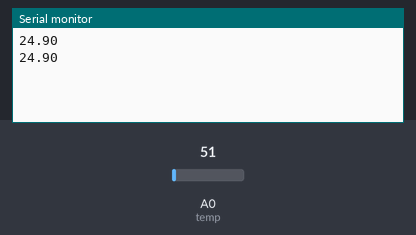
Bench run of a sketch on a simulated Arduino Uno, built with avr-gcc and run on an emulated ATmega328P. On the bench: the last lines printed to the serial monitor. The test bench sets the inputs (shaded band); at power-on: A0 (temp) = 51.

Above: at 2.8 s.
2.9 s: A0 (temp) set to 61
At 5.2 s:
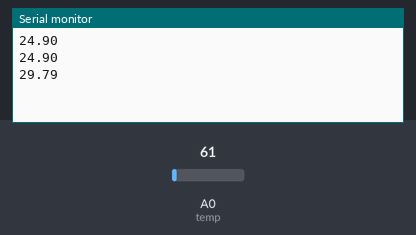
5.6 s: A0 (temp) set to 71
At 6.8 s:
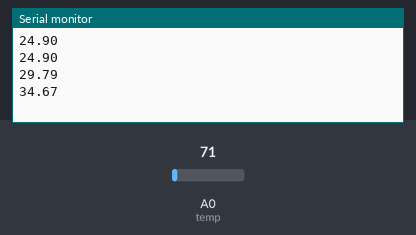
Timing chart, 0 to 8.6 s (numbered marks = the images above; inputs shaded):
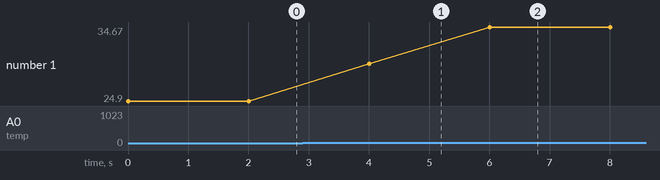

Measured:
- after the input at 2.9 s, the serial monitor: prints a new line after 1.1 s (image 1)
- after the input at 5.6 s, the serial monitor: prints a new line after 0.40 s (image 2)
- plotted number 1: 24.9 → 29.79 after the input at 2.9 s, 29.79 → 34.67 after the input at 5.6 s

The sketch:

Sensor_LM35.ino
```cpp
/*
 MODO DE CONEXIÓN DEL SENSOR

 Conectamos el pin 1 que corresponde a la alimentación del sensor con los 5V del Arduino
 Conectamos el pin 2 que corresponde al pin de datos del sensor con cualquier pin analógico del Arduino A0
 Conectamos el pin 3 que corresponde al pin de masa (GND) del sensor con el pin GND del Arduino

*/

int temp = 0;  //Pin analógico A0 del Arduino donde conectaremos el pin de datos del sensor LM35
float gradosC;  //Declaramos esta variable tipo float para guardar los valores de lectura

void setup()
{
  Serial.begin(9600);  //Iniciamos comunicación serie con el Arduino para ver los resultados del sensor
                       //a través de la consola serie del IDE de Arduino
}

void loop()
{

  gradosC = (5.0 * analogRead(temp) * 100.0) / 1024;  //Esta es la funcion con la que obtenemos la medida del sensor
                                                      // en ºC
  //Mostramos mensaje con valores actuales de temperatura, asi como maximos y minimos de cada uno de ellos
  /*Serial.print("Medidas actuales\n");
  Serial.print("C: ");
  Serial.print(gradosC);
  //Comprobacion de maximos y minimos de temperatura
  if (maxC < gradosC)
    maxC = gradosC;
  if (gradosC < minC)
    minC = gradosC;

  Serial.print("\nMedidas maximas\n");


  Serial.print(maxC);
  Serial.print("\nMedidas minimas\n");
  Serial.print("C: ");
  Serial.print(minC);
  Serial.print("\n--------------------\n");*/
  Serial.println(gradosC);
  delay(2000);  //Usamos un retardo de 2 segundos entre lectura
}
```
